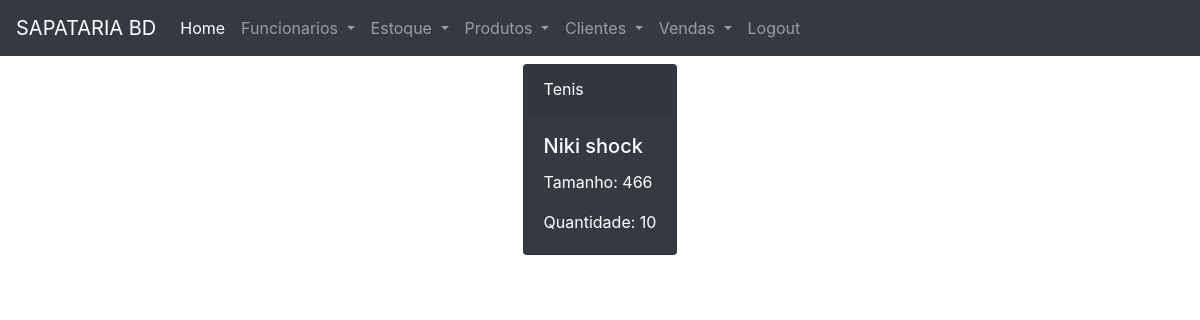
The app's page /produto/estoque/, older data.
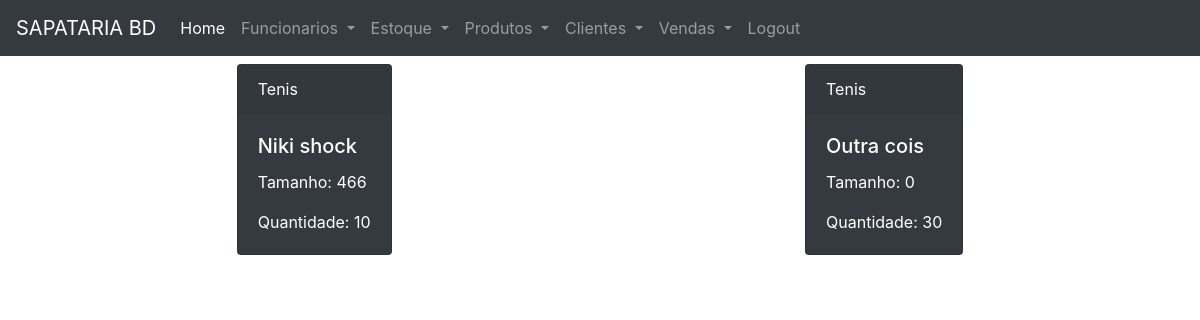
The same page, newer data.
### estoque/models.py (models this page shows)
class Estoque(models.Model):
    produto = models.ForeignKey(Produto,on_delete=models.CASCADE)
    quantidade = models.IntegerField()

### produto/models.py (models this page shows, shortened)
class Produto(models.Model):
    CATEGORIAS = (
        ('Tenis','Tenis'),
        ('Mochilas','Mochilas'),
        ('Acessorios','Acessorios'),
    )
    nome = models.CharField(max_length=100)
    tamanho = models.IntegerField()
    marca = models.CharField(max_length=100)
    cor = models.CharField(max_length=50)
    valor = models.DecimalField(max_digits=10,decimal_places=2)
    tipo_produto = models.CharField(max_length=20,choices=CATEGORIAS)

### estoque/views.py (the view)
# urls.py: path('', lista_estoque,name = 'url_lista_estoque'),
def lista_estoque(request):
    data = {}
    data['estoque'] = Estoque.objects.all()
    return render(request,'lista_estoque.html',data)

### estoque/templates/lista_estoque.html
{% extends 'base.html' %}
    {% block content %}
        <div class="row justify-content-around">
        {%for k in estoque%}
            <div class="card text-white bg-dark mb-3" style="max-width: 18rem;">
              <div class="card-header">{{ k.produto.tipo_produto }}</div>
              <div class="card-body">
                <h5 class="card-title">{{ k.produto.nome }} </h5>
                <p class="card-text">Tamanho: {{ k.produto.tamanho }} </p>
                <p class="card-text">Quantidade: {{ k.quantidade }} </p>
              </div>
            </div>
        {% endfor %}
        </div>
    {% endblock %}

### templates/base.html (shortened to what this page needs)
{% load static %}
<!doctype html>
<html lang="pt-br">
  <head>
    <link rel="stylesheet" href="https://stackpath.bootstrapcdn.com/bootstrap/4.1.3/css/bootstrap.min.css">
  </head>
  <body>
        <nav class="navbar navbar-expand-lg  navbar-dark bg-dark">
          <a class="navbar-brand" href="{% url 'home' %}">SAPATARIA BD</a>
          <div class="collapse navbar-collapse" id="navbarNavDropdown">
            <ul class="navbar-nav">
              <li class="nav-item active">
                <a class="nav-link" href="{% url 'home' %}">Home <span class="sr-only">(current)</span></a>
              <li class="nav-item dropdown">
                <a class="nav-link dropdown-toggle" href="#" id="navbarDropdownMenuLink" data-toggle="dropdown" aria-haspopup="true" aria-expanded="false">
                  Funcionarios
                </a>
              </li>
              <li class="nav-item dropdown">
                <a class="nav-link dropdown-toggle" href="#" id="navbarDropdownMenuLink" data-toggle="dropdown" aria-haspopup="true" aria-expanded="false">
                  Estoque
                </a>
              </li>
              <li class="nav-item dropdown">
                <a class="nav-link dropdown-toggle" href="#" id="navbarDropdownMenuLink" data-toggle="dropdown" aria-haspopup="true" aria-expanded="false">
                  Produtos
                </a>
              </li>
             <li class="nav-item dropdown">
                <a class="nav-link dropdown-toggle" href="#" id="navbarDropdownMenuLink" data-toggle="dropdown" aria-haspopup="true" aria-expanded="false">
                  Clientes
                </a>
              </li>
              <li class="nav-item dropdown">
                <a class="nav-link dropdown-toggle" href="#" id="navbarDropdownMenuLink" data-toggle="dropdown" aria-haspopup="true" aria-expanded="false">
                  Vendas
                </a>
              </li>
              <li class="nav-item" margin-left>
                <a class="nav-link" href="{% url 'logout' %}">Logout</a>
              </li>
            </ul>
          </div>
        </nav>
        <div class="container">
          {% block content %}
          {% endblock %}
        </div>
  </body>
</html>

Row changes from the older to the newer data that the page shows:
added Estoque: produto.tipo_produto "Tenis", produto.nome "Outra cois", produto.tamanho "0", quantidade "30"
